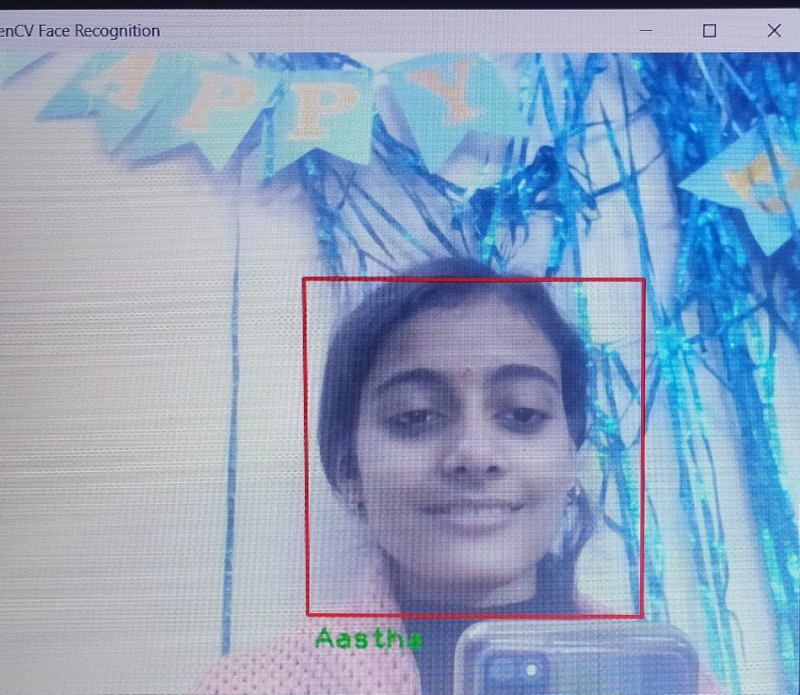
#> input picture Class Projects/Assingment 1/Aastha_1_IT/assignment 1 photo.jpg, 1600 x 1389 px, given in place of the camera (shown at 1/2 size)
$ python day3.py
#> lines starting #> are read from the running program, lines starting #| are printed output that depends on the picture; after the words box and inside, x2 and y2 are one past the last pixel; in counts of white or black regions, pixels touching at a corner belong together

import cv2
import numpy as np
framewidth=640
frameheight=480
cap = cv2.VideoCapture(0)
cap.set(3,framewidth)
cap.set(4,frameheight)
def empty(x):
    pass
cv2.namedWindow("parameters")
cv2.createTrackbar("threshold1","parameters",100,255,empty)
cv2.createTrackbar("threshold2","parameters",200,255,empty)
def get_contours(img_dilate,img_contours):
   contour,hierarchy= cv2.findContours(img_dilate,cv2.RETR_EXTERNAL,cv2.CHAIN_APPROX_NONE)

   for cnt in contours:
       area_min = cv2.contourArea(cnt)
       cv2.drawContours(img_contours, cnt, -1, (0, 255, 0), 3)
       peri = cv2.arcLength(cnt, True)
       approx = cv2.approxPolyDP(cnt, 0.02 * peri, True)
       x, y, w, h = cv2.boundingRect(approx)
       cv2.rectangle(img_contours, (x, y), (x + w, y + h), (255, 0, 255), 3)
       cv2.putText(img_contours, "Points" + str(len(approx)), (x, y), (x + w, y + h), cv2.FONT_HERSHEY_COMPLEX, 0.7,
                   (255, 0, 255), 2, 0)
       cv2.putText(img_contours, 'Area:' + str(int(area_min)), (x + w + 45, y + h + 45), cv2.FONT_HERSHEY_COMPLEX, 0.7,
                   (0, 0, 255), 2, 0)

while (True):
    ret,img=cap.read()
#> img is the input picture: shape (1389, 1600, 3); mean B, G, R 190.2, 163.1, 142.1
    img_contours=img.copy()
    img_blur=cv2.GaussianBlur(img,(7,7),0)
    img_grey=cv2.cvtColor(img_blur,cv2.COLOR_BGR2GRAY)
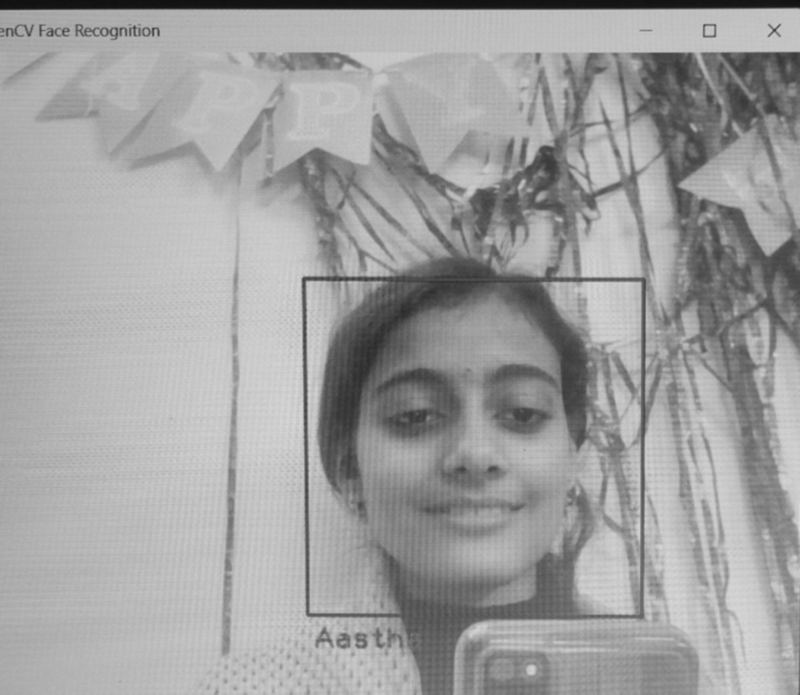
#> img_grey: shape (1389, 1600) (shown at 1/2 size); min 15, max 221, mean 159.9
    t1=cv2.getTrackbarPos("threshold1","parameters")
    t2=cv2.getTrackbarPos("threshold2","parameters")
    img_canny=cv2.Canny(img_grey,100,200)
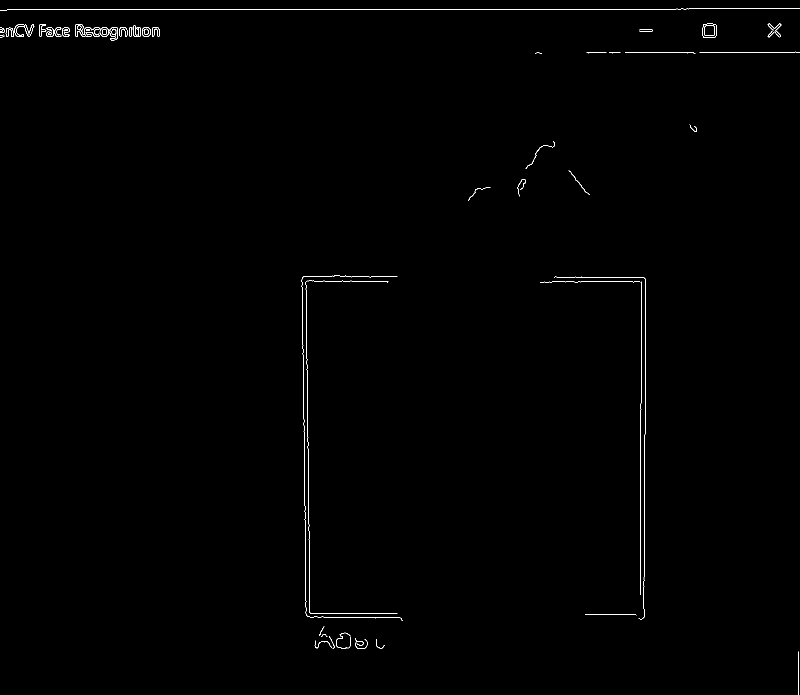
#> img_canny: shape (1389, 1600) (shown at 1/2 size); 0.4% white in thin lines or dots
    kernel=np.ones((5,5),np.uint8)
    img_dilate=cv2.dilate(img_canny,kernel,iterations=1)
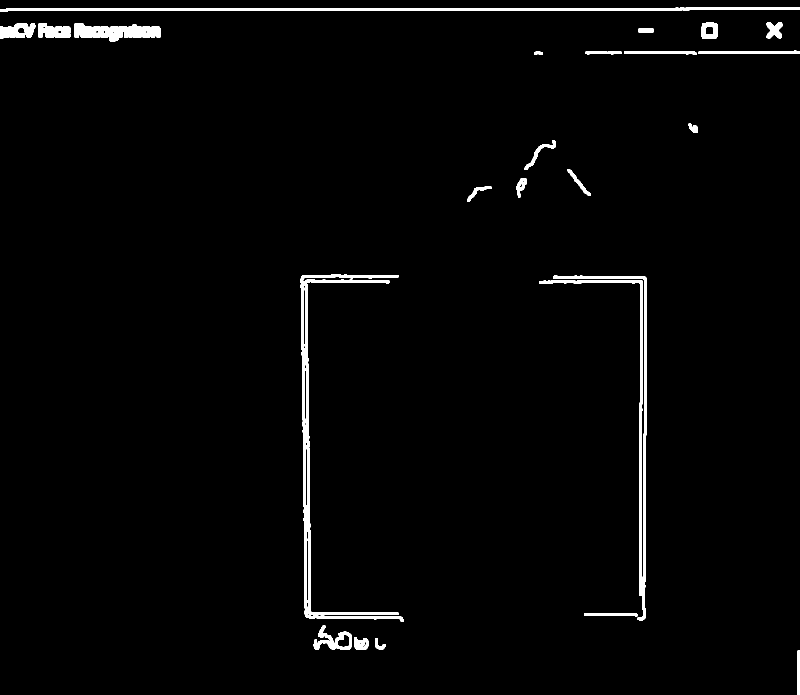
#> img_dilate: shape (1389, 1600) (shown at 1/2 size); 2% white; 26 white regions
    get_contours(img_dilate,img_contours)
#> in get_contours, `contour,hierarchy= cv2.findContours(img_dilate,cv2.RETR_EXTERNAL,cv2.C..`: contour = 26 contours; largest, box (x1, y1, x2, y2) and area: (0, 14, 1600, 23) 6502, (601, 548, 807, 1244) 4620, (609, 559, 797, 1230) 4284, (148, 46, 322, 83) 3876, (1106, 551, 1294, 1241) 3682
#> (the run stopped early here; a loop or call above may not have finished)
